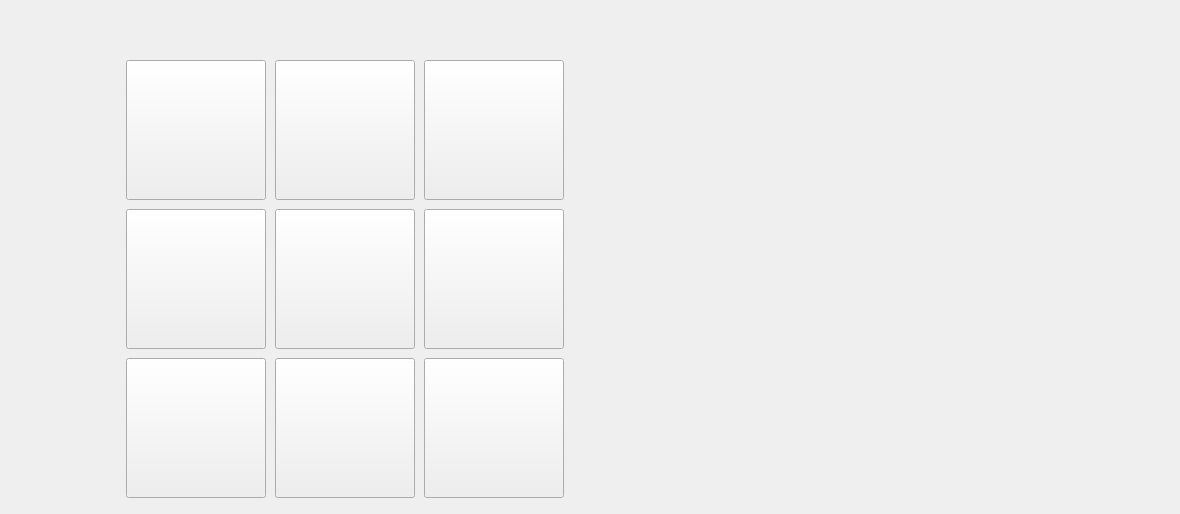
            <widget class="QWidget" name="inside_corners_tab">
             <attribute name="title">
              <string>           INSIDE CORNERS          </string>
             </attribute>
             <widget class="QWidget" name="gridLayoutWidget_3">
              <property name="geometry">
               <rect>
                <x>120</x>
                <y>54</y>
                <width>451</width>
                <height>451</height>
               </rect>
              </property>
              <layout class="QGridLayout" name="gridLayout_3">
               <property name="spacing">
                <number>3</number>
               </property>
               <item row="2" column="2">
                <widget class="SubCallButton" name="pushButton_19">
                 <property name="minimumSize">
                  <size>
                   <width>140</width>
                   <height>140</height>
                  </size>
                 </property>
                 <property name="maximumSize">
                  <size>
                   <width>140</width>
                   <height>140</height>
                  </size>
                 </property>
                 <property name="text">
                  <string/>
                 </property>
                 <property name="icon">
                  <iconset resource="xyz.qrc">
                   <normaloff>:/images/y_minus.png</normaloff>:/images/y_minus.png</iconset>
                 </property>
                 <property name="iconSize">
                  <size>
                   <width>125</width>
                   <height>125</height>
                  </size>
                 </property>
                </widget>
               </item>
               <item row="2" column="3">
                <widget class="SubCallButton" name="pushButton_20">
                 <property name="minimumSize">
                  <size>
                   <width>140</width>
                   <height>140</height>
                  </size>
                 </property>
                 <property name="maximumSize">
                  <size>
                   <width>140</width>
                   <height>140</height>
                  </size>
                 </property>
                 <property name="text">
                  <string/>
                 </property>
                 <property name="icon">
                  <iconset resource="xyz.qrc">
                   <normaloff>:/images/inside_front_right_corner.png</normaloff>:/images/inside_front_right_corner.png</iconset>
                 </property>
                 <property name="iconSize">
                  <size>
                   <width>125</width>
                   <height>125</height>
                  </size>
                 </property>
                </widget>
               </item>
               <item row="2" column="1">
                <widget class="SubCallButton" name="pushButton_21">
                 <property name="minimumSize">
                  <size>
                   <width>140</width>
                   <height>140</height>
                  </size>
                 </property>
                 <property name="maximumSize">
                  <size>
                   <width>140</width>
                   <height>140</height>
                  </size>
                 </property>
                 <property name="text">
                  <string/>
                 </property>
                 <property name="icon">
                  <iconset resource="xyz.qrc">
                   <normaloff>:/images/inside_front_left_corner.png</normaloff>:/images/inside_front_left_corner.png</iconset>
                 </property>
                 <property name="iconSize">
                  <size>
                   <width>125</width>
                   <height>125</height>
                  </size>
                 </property>
                </widget>
               </item>
               <item row="0" column="3">
                <widget class="SubCallButton" name="pushButton_22">
                 <property name="minimumSize">
                  <size>
                   <width>140</width>
                   <height>140</height>
                  </size>
                 </property>
                 <property name="maximumSize">
                  <size>
                   <width>140</width>
                   <height>140</height>
                  </size>
                 </property>
                 <property name="text">
                  <string/>
                 </property>
                 <property name="icon">
                  <iconset resource="xyz.qrc">
                   <normaloff>:/images/inside_back_right_corner.png</normaloff>:/images/inside_back_right_corner.png</iconset>
                 </property>
                 <property name="iconSize">
                  <size>
                   <width>125</width>
                   <height>125</height>
                  </size>
                 </property>
                </widget>
               </item>
               <item row="1" column="1">
                <widget class="SubCallButton" name="pushButton_23">
                 <property name="minimumSize">
                  <size>
                   <width>140</width>
                   <height>140</height>
                  </size>
                 </property>
                 <property name="maximumSize">
                  <size>
                   <width>140</width>
                   <height>140</height>
                  </size>
                 </property>
                 <property name="text">
                  <string/>
                 </property>
                 <property name="icon">
                  <iconset resource="xyz.qrc">
                   <normaloff>:/images/x_minus.png</normaloff>:/images/x_minus.png</iconset>
                 </property>
                 <property name="iconSize">
                  <size>
                   <width>125</width>
                   <height>125</height>
                  </size>
                 </property>
                </widget>
               </item>
               <item row="1" column="2">
                <widget class="SubCallButton" name="pushButton_24">
                 <property name="minimumSize">
                  <size>
                   <width>140</width>
                   <height>140</height>
                  </size>
                 </property>
                 <property name="maximumSize">
                  <size>
                   <width>140</width>
                   <height>140</height>
                  </size>
                 </property>
                 <property name="text">
                  <string/>
                 </property>
                 <property name="icon">
                  <iconset resource="xyz.qrc">
                   <normaloff>:/images/z_top.png</normaloff>:/images/z_top.png</iconset>
                 </property>
                 <property name="iconSize">
                  <size>
                   <width>125</width>
                   <height>125</height>
                  </size>
                 </property>
                </widget>
               </item>
               <item row="0" column="1">
                <widget class="SubCallButton" name="pushButton_25">
                 <property name="minimumSize">
                  <size>
                   <width>140</width>
                   <height>140</height>
                  </size>
                 </property>
                 <property name="maximumSize">
                  <size>
                   <width>140</width>
                   <height>140</height>
                  </size>
                 </property>
                 <property name="text">
                  <string/>
                 </property>
                 <property name="icon">
                  <iconset resource="xyz.qrc">
                   <normaloff>:/images/inside_back_left_corner.png</normaloff>:/images/inside_back_left_corner.png</iconset>
                 </property>
                 <property name="iconSize">
                  <size>
                   <width>125</width>
                   <height>125</height>
                  </size>
                 </property>
                </widget>
               </item>
               <item row="0" column="2">
                <widget class="SubCallButton" name="pushButton_26">
                 <property name="minimumSize">
                  <size>
                   <width>140</width>
                   <height>140</height>
                  </size>
                 </property>
                 <property name="maximumSize">
                  <size>
                   <width>140</width>
                   <height>140</height>
                  </size>
                 </property>
                 <property name="text">
                  <string/>
                 </property>
                 <property name="icon">
                  <iconset resource="xyz.qrc">
                   <normaloff>:/images/y_plus.png</normaloff>:/images/y_plus.png</iconset>
                 </property>
                 <property name="iconSize">
                  <size>
                   <width>125</width>
                   <height>125</height>
                  </size>
                 </property>
                </widget>
               </item>
               <item row="1" column="3">
                <widget class="SubCallButton" name="pushButton_27">
                 <property name="minimumSize">
                  <size>
                   <width>140</width>
                   <height>140</height>
                  </size>
                 </property>
                 <property name="maximumSize">
                  <size>
                   <width>140</width>
                   <height>140</height>
                  </size>
                 </property>
                 <property name="text">
                  <string/>
                 </property>
                 <property name="icon">
                  <iconset resource="xyz.qrc">
                   <normaloff>:/images/x_plus.png</normaloff>:/images/x_plus.png</iconset>
                 </property>
                 <property name="iconSize">
                  <size>
                   <width>125</width>
                   <height>125</height>
                  </size>
                 </property>
                </widget>
               </item>
              </layout>
             </widget>
             <widget class="QLabel" name="label_35">
              <property name="geometry">
               <rect>
                <x>730</x>
                <y>40</y>
                <width>441</width>
                <height>301</height>
               </rect>
              </property>
              <property name="text">
               <string/>
              </property>
              <property name="pixmap">
               <pixmap resource="xyz.qrc">:/images/inside_corners_3d_image.png</pixmap>
              </property>
              <property name="scaledContents">
               <bool>true</bool>
              </property>
              <property name="indent">
               <number>0</number>
              </property>
             </widget>
            </widget>
